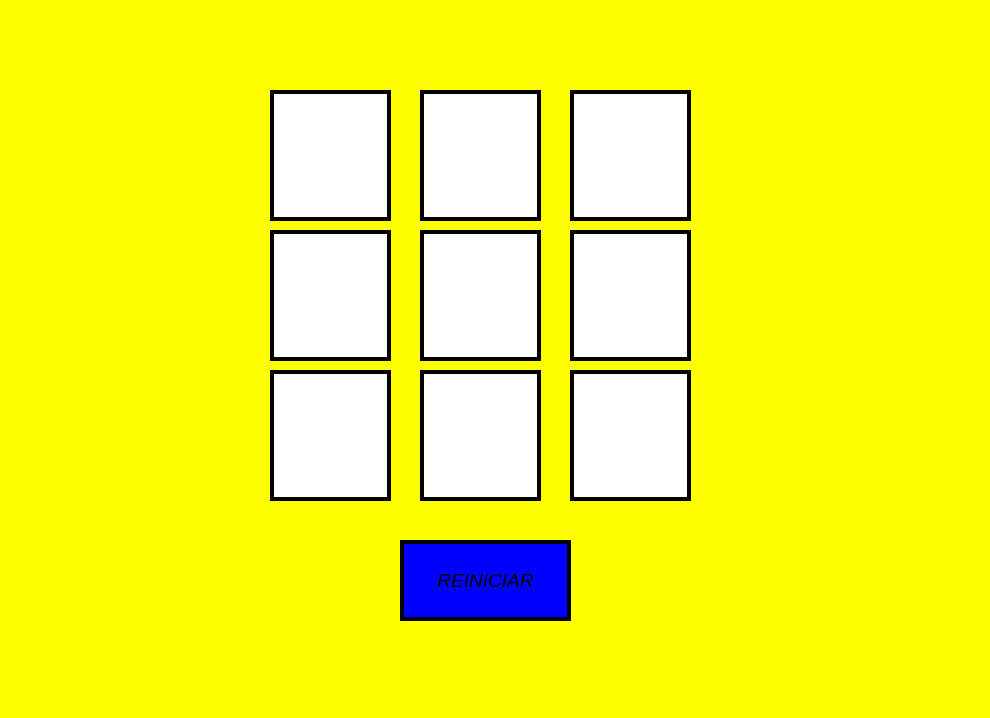
<?xml version="1.0" encoding="UTF-8"?>
<ui version="4.0">
 <class>MainWindow</class>
 <widget class="QMainWindow" name="MainWindow">
  <property name="geometry">
   <rect>
    <x>0</x>
    <y>0</y>
    <width>990</width>
    <height>718</height>
   </rect>
  </property>
  <property name="windowTitle">
   <string>MainWindow</string>
  </property>
  <property name="styleSheet">
   <string notr="true">background: color yellow</string>
  </property>
  <widget class="QWidget" name="centralwidget">
   <widget class="QPushButton" name="btn1">
    <property name="geometry">
     <rect>
      <x>270</x>
      <y>90</y>
      <width>121</width>
      <height>131</height>
     </rect>
    </property>
    <property name="font">
     <font>
      <family>MS Sans Serif</family>
      <pointsize>15</pointsize>
      <italic>true</italic>
     </font>
    </property>
    <property name="styleSheet">
     <string notr="true">border: 4px solid black;
background-color: white;
border_radius: 4px;</string>
    </property>
    <property name="text">
     <string/>
    </property>
   </widget>
   <widget class="QPushButton" name="btn2">
    <property name="geometry">
     <rect>
      <x>420</x>
      <y>90</y>
      <width>121</width>
      <height>131</height>
     </rect>
    </property>
    <property name="font">
     <font>
      <family>MS Sans Serif</family>
      <pointsize>15</pointsize>
      <italic>true</italic>
     </font>
    </property>
    <property name="styleSheet">
     <string notr="true">border: 4px solid black;
background-color: white;
border_radius: 4px;</string>
    </property>
    <property name="text">
     <string/>
    </property>
   </widget>
   <widget class="QPushButton" name="btn3">
    <property name="geometry">
     <rect>
      <x>570</x>
      <y>90</y>
      <width>121</width>
      <height>131</height>
     </rect>
    </property>
    <property name="font">
     <font>
      <family>MS Sans Serif</family>
      <pointsize>15</pointsize>
      <italic>true</italic>
     </font>
    </property>
    <property name="styleSheet">
     <string notr="true">border: 4px solid black;
background-color: white;
border_radius: 4px;</string>
    </property>
    <property name="text">
     <string/>
    </property>
   </widget>
   <widget class="QPushButton" name="btn4">
    <property name="geometry">
     <rect>
      <x>270</x>
      <y>230</y>
      <width>121</width>
      <height>131</height>
     </rect>
    </property>
    <property name="font">
     <font>
      <family>MS Sans Serif</family>
      <pointsize>15</pointsize>
      <italic>true</italic>
     </font>
    </property>
    <property name="styleSheet">
     <string notr="true">border: 4px solid black;
background-color: white;
border_radius: 4px;</string>
    </property>
    <property name="text">
     <string/>
    </property>
   </widget>
   <widget class="QPushButton" name="btn5">
    <property name="geometry">
     <rect>
      <x>420</x>
      <y>230</y>
      <width>121</width>
      <height>131</height>
     </rect>
    </property>
    <property name="font">
     <font>
      <family>MS Sans Serif</family>
      <pointsize>15</pointsize>
      <italic>true</italic>
     </font>
    </property>
    <property name="styleSheet">
     <string notr="true">border: 4px solid black;
background-color: white;
border_radius: 4px;</string>
    </property>
    <property name="text">
     <string/>
    </property>
   </widget>
   <widget class="QPushButton" name="btn6">
    <property name="geometry">
     <rect>
      <x>570</x>
      <y>230</y>
      <width>121</width>
      <height>131</height>
     </rect>
    </property>
    <property name="font">
     <font>
      <family>MS Sans Serif</family>
      <pointsize>15</pointsize>
      <italic>true</italic>
     </font>
    </property>
    <property name="styleSheet">
     <string notr="true">border: 4px solid black;
background-color: white;
border_radius: 4px;</string>
    </property>
    <property name="text">
     <string/>
    </property>
   </widget>
   <widget class="QPushButton" name="btn7">
    <property name="geometry">
     <rect>
      <x>270</x>
      <y>370</y>
      <width>121</width>
      <height>131</height>
     </rect>
    </property>
    <property name="font">
     <font>
      <family>MS Sans Serif</family>
      <pointsize>15</pointsize>
      <italic>true</italic>
     </font>
    </property>
    <property name="styleSheet">
     <string notr="true">border: 4px solid black;
background-color: white;
border_radius: 4px;</string>
    </property>
    <property name="text">
     <string/>
    </property>
   </widget>
   <widget class="QPushButton" name="btn8">
    <property name="geometry">
     <rect>
      <x>420</x>
      <y>370</y>
      <width>121</width>
      <height>131</height>
     </rect>
    </property>
    <property name="font">
     <font>
      <family>MS Sans Serif</family>
      <pointsize>15</pointsize>
      <italic>true</italic>
     </font>
    </property>
    <property name="styleSheet">
     <string notr="true">border: 4px solid black;
background-color: white;
border_radius: 4px;</string>
    </property>
    <property name="text">
     <string/>
    </property>
   </widget>
   <widget class="QPushButton" name="btn9">
    <property name="geometry">
     <rect>
      <x>570</x>
      <y>370</y>
      <width>121</width>
      <height>131</height>
     </rect>
    </property>
    <property name="font">
     <font>
      <family>MS Sans Serif</family>
      <pointsize>15</pointsize>
      <italic>true</italic>
     </font>
    </property>
    <property name="styleSheet">
     <string notr="true">border: 4px solid black;
background-color: white;
border_radius: 4px;</string>
    </property>
    <property name="text">
     <string/>
    </property>
   </widget>
   <widget class="QPushButton" name="btn_reiniciar">
    <property name="geometry">
     <rect>
      <x>400</x>
      <y>540</y>
      <width>171</width>
      <height>81</height>
     </rect>
    </property>
    <property name="font">
     <font>
      <family>MS Sans Serif</family>
      <pointsize>14</pointsize>
      <weight>9</weight>
      <italic>true</italic>
      <bold>false</bold>
     </font>
    </property>
    <property name="styleSheet">
     <string notr="true">background:color blue;
font: 75 italic 14pt &quot;MS Sans Serif&quot;;
border: 4px solid black;
border_radius: 25px;</string>
    </property>
    <property name="text">
     <string>REINICIAR</string>
    </property>
   </widget>
   <widget class="QLabel" name="label">
    <property name="geometry">
     <rect>
      <x>20</x>
      <y>-70</y>
      <width>241</width>
      <height>191</height>
     </rect>
    </property>
    <property name="styleSheet">
     <string notr="true">border-image: url(:/Logos/ingenieria logo.png);</string>
    </property>
    <property name="text">
     <string/>
    </property>
   </widget>
   <widget class="QLabel" name="label_2">
    <property name="geometry">
     <rect>
      <x>750</x>
      <y>0</y>
      <width>221</width>
      <height>101</height>
     </rect>
    </property>
    <property name="styleSheet">
     <string notr="true">border-image: url(:/Logos/uat logo.jpg);</string>
    </property>
    <property name="text">
     <string/>
    </property>
   </widget>
   <widget class="QLabel" name="label_3">
    <property name="geometry">
     <rect>
      <x>780</x>
      <y>490</y>
      <width>191</width>
      <height>161</height>
     </rect>
    </property>
    <property name="styleSheet">
     <string notr="true">border-image: url(:/Logos/logo programador.png);</string>
    </property>
    <property name="text">
     <string/>
    </property>
   </widget>
  </widget>
  <widget class="QMenuBar" name="menubar">
   <property name="geometry">
    <rect>
     <x>0</x>
     <y>0</y>
     <width>990</width>
     <height>26</height>
    </rect>
   </property>
  </widget>
  <widget class="QStatusBar" name="statusbar"/>
 </widget>
 <resources>
  <include location="recursos.qrc"/>
 </resources>
 <connections/>
</ui>
